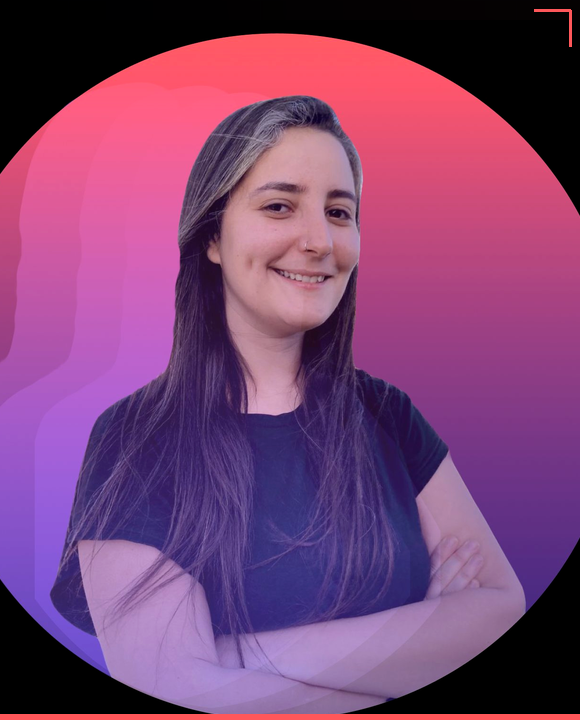
#> input picture assets/khadija.png, 580 x 720 px
$ python thumbnail_gen.py
#> lines starting #> are read from the running program, lines starting #| are printed output that depends on the picture
"""Thumbnail PNG generator — viral YouTube style inspired by swipe file.

Reference patterns observed in the swipe file:
- Face dominant (centered or right-side, large)
- Huge bold text with thick black outline/stroke
- Accent color on key word (here: coral or violet)
- Hand-drawn-ish arrow curving toward the face or subject
- Optional number/stat card
- Gradient/vignette background (not flat)
"""
import math
from pathlib import Path
from PIL import Image, ImageDraw, ImageFont, ImageFilter

PRIMARY = (78, 51, 241)       # violet
SECONDARY = (255, 87, 90)     # coral
AUX1 = (146, 129, 253)
AUX2 = (248, 162, 182)
LIGHT = (255, 255, 255)
DARK = (14, 8, 32)
DARKER = (6, 3, 15)
YELLOW = (255, 232, 67)       # attention color used sparingly

W, H = 1280, 720
ASSETS_DIR = Path(__file__).parent / "assets"
PHOTO_PATH = ASSETS_DIR / "khadija.png"


def _font(size: int, weight="Bold") -> ImageFont.FreeTypeFont:
    candidates = [
        "/usr/share/fonts/truetype/dejavu/DejaVuSans-Bold.ttf",
        "/System/Library/Fonts/Supplemental/Arial Bold.ttf",
        "/usr/share/fonts/truetype/dejavu/DejaVuSans.ttf",
        "/System/Library/Fonts/Supplemental/Arial.ttf",
    ]
    for c in candidates:
        if Path(c).exists():
            return ImageFont.truetype(c, size)
    return ImageFont.load_default()


def _wrap(draw, text, font, max_w):
    words = text.split()
    lines = []
    cur = []
    for w in words:
        trial = " ".join(cur + [w])
        bb = draw.textbbox((0, 0), trial, font=font)
        if bb[2] - bb[0] <= max_w:
            cur.append(w)
        else:
            if cur:
                lines.append(" ".join(cur))
            cur = [w]
    if cur:
        lines.append(" ".join(cur))
    return lines


def _text_stroke(draw, xy, text, font, fill, stroke=(0, 0, 0), stroke_w=5):
    draw.text(xy, text, font=font, fill=fill, stroke_width=stroke_w, stroke_fill=stroke)


def _gradient_bg(size, top, bottom):
    img = Image.new("RGB", size, top)
    d = ImageDraw.Draw(img)
    for y in range(size[1]):
        t = y / max(size[1] - 1, 1)
        r = int(top[0] + (bottom[0] - top[0]) * t)
        g = int(top[1] + (bottom[1] - top[1]) * t)
        b = int(top[2] + (bottom[2] - top[2]) * t)
        d.line([(0, y), (size[0], y)], fill=(r, g, b))
    return img


def _draw_arrow(draw, start, end, color, width=8, arrow_size=28):
    """Draw a thick curved-ish arrow via line + arrow head."""
    x0, y0 = start
    x1, y1 = end
    # Line
    draw.line([start, end], fill=color, width=width)
    # Arrow head (triangle at end)
    dx, dy = x1 - x0, y1 - y0
    ang = math.atan2(dy, dx)
    left = (x1 - arrow_size * math.cos(ang - math.radians(30)),
            y1 - arrow_size * math.sin(ang - math.radians(30)))
    right = (x1 - arrow_size * math.cos(ang + math.radians(30)),
             y1 - arrow_size * math.sin(ang + math.radians(30)))
    draw.polygon([left, (x1, y1), right], fill=color)


def _vignette(img):
    """Apply a dark vignette at edges for drama."""
    w, h = img.size
    mask = Image.new("L", (w, h), 0)
    d = ImageDraw.Draw(mask)
    # Bright center, dark edges
    for i in range(0, min(w, h) // 2, 10):
        alpha = int(255 * (i / (min(w, h) / 2)))
        d.rectangle([(i, i), (w - i, h - i)], outline=alpha)
    mask = mask.filter(ImageFilter.GaussianBlur(radius=80))
    dark = Image.new("RGB", (w, h), (0, 0, 0))
    return Image.composite(img, dark, mask)


def build_thumbnail(
    hook_line: str,
    accent_word: str = None,
    stat: str = None,
    stat_label: str = None,
    output_path: str = "/tmp/thumbnail.png",
):
    """Build a viral YT-style thumbnail.
    hook_line: punchy statement (e.g. "AI SDR IS DEAD")
    accent_word: word to color-accent (coral)
    stat: optional big number to show (e.g. "+58%")
    stat_label: label under the stat (e.g. "PIPELINE")
    """
#> called with hook_line = 'AI SDR is DEAD', accent_word = 'DEAD', stat = '+58%', stat_label = 'Pipeline', output_path = '/tmp/test_thumb.png'
    # Dramatic gradient background
    img = _gradient_bg((W, H), (30, 15, 70), DARK)

    # Subtle texture: diagonal light streaks
    overlay = Image.new("RGBA", (W, H), (0, 0, 0, 0))
#> overlay: PIL image 1280x720 RGBA; every value is 0
    od = ImageDraw.Draw(overlay)
    for i in range(0, W + H, 60):
        od.line([(i, 0), (i - H, H)], fill=(78, 51, 241, 20), width=30)
    img = Image.alpha_composite(img.convert("RGBA"), overlay).convert("RGB")

    # Vignette for drama
    img = _vignette(img)
#> in _vignette, `mask = Image.new("L", (w, h), 0)`: mask: PIL image 1280x720 L; every value is 0
#> in _vignette, `mask = mask.filter(ImageFilter.GaussianBlur(radius=80))`:
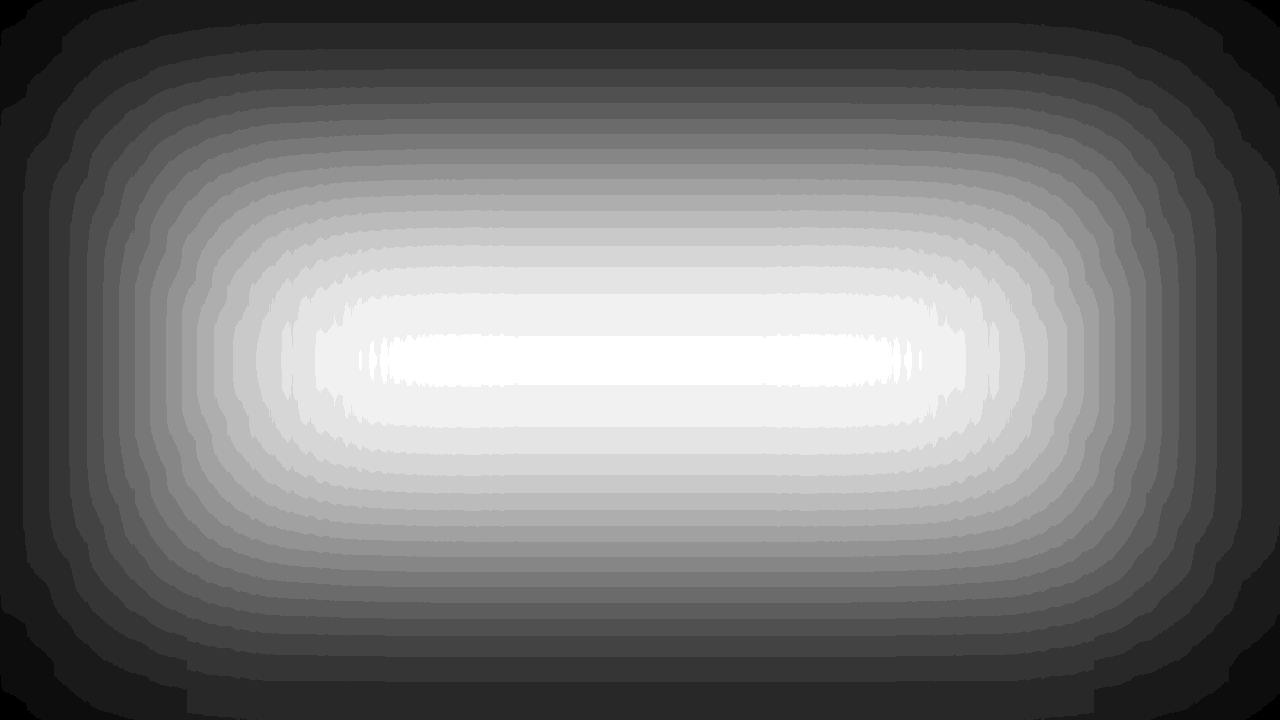
#> mask: PIL image 1280x720 L; min 1, max 20, mean 9.88; drawn with min black and max white
#> in _vignette, `dark = Image.new("RGB", (w, h), (0, 0, 0))`: dark: PIL image 1280x720 RGB; every value is 0
    draw = ImageDraw.Draw(img)

    # Photo: enlarged, right-center. Add soft glow behind.
    if PHOTO_PATH.exists():
        photo = Image.open(PHOTO_PATH).convert("RGBA")
        target_h = int(H * 1.05)
        ratio = target_h / photo.height
#> ratio = 1.05
        new_w = int(photo.width * ratio)
#> new_w = 609
        photo = photo.resize((new_w, target_h), Image.LANCZOS)
#> photo: PIL image 609x756 RGBA
        # Soft glow: blur + colored tint behind photo
        glow = Image.new("RGBA", (new_w + 80, target_h + 80), (78, 51, 241, 80))
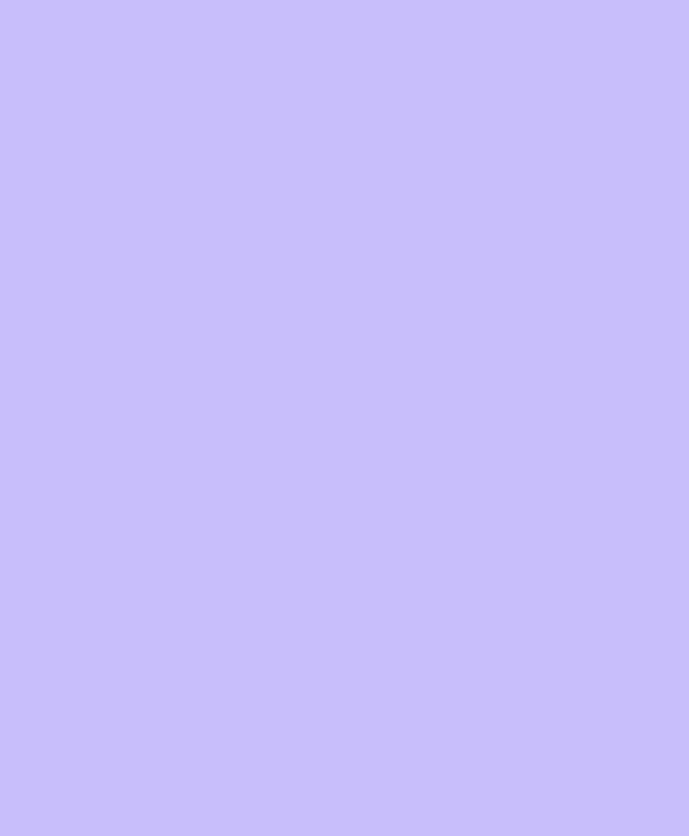
#> glow: PIL image 689x836 RGBA; mean R, G, B, A 78, 51, 241, 80; transparent parts drawn white
        glow = glow.filter(ImageFilter.GaussianBlur(40))
        glow_pos = (W - new_w - 20, H - target_h + 15)
#> glow_pos = (651, -21)
        img.paste(glow, (glow_pos[0] - 40, glow_pos[1] - 40), glow)
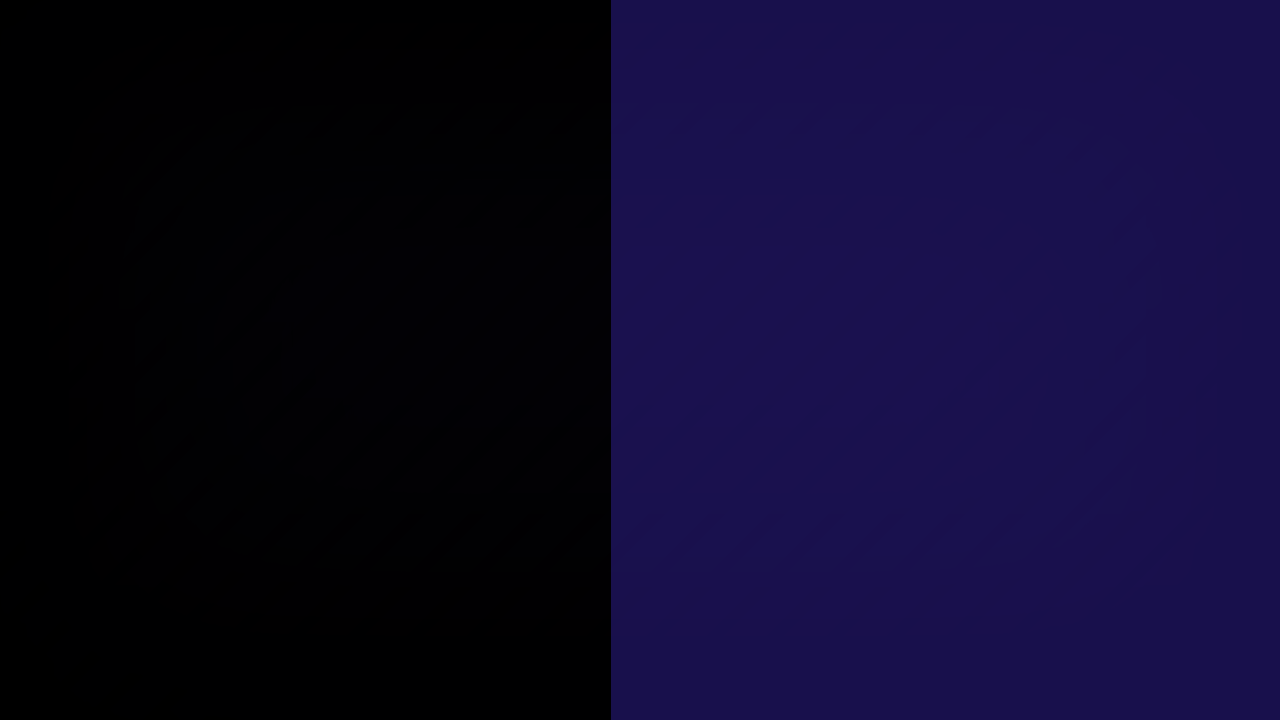
#> img: PIL image 1280x720 RGB; mean R, G, B 13.5, 8.8, 41.5
        img.paste(photo, glow_pos, photo if photo.mode == "RGBA" else None)
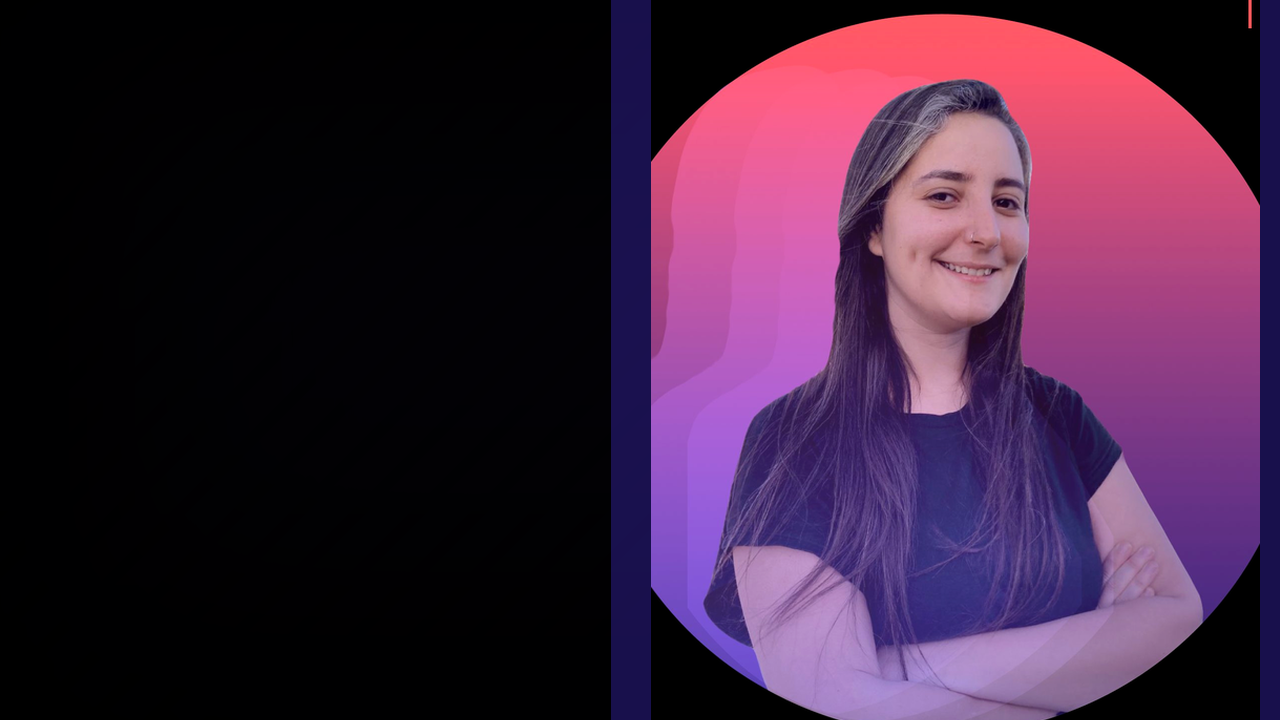
#> img: PIL image 1280x720 RGB; mean R, G, B 62.4, 33.7, 60.8

    draw = ImageDraw.Draw(img)  # re-bind after pasting

    # Hook text — big bold with thick black stroke
    max_text_w = int(W * 0.55)
    for size in [160, 140, 120, 100, 88]:
        f = _font(size, "Bold")
        lines = _wrap(draw, hook_line.upper(), f, max_text_w)
        if len(lines) <= 3:
            break
#> this loop made 1 pass
#> lines on pass 1: ['AI SDR', 'IS', 'DEAD']
    line_h = size + 16
#> line_h = 176
    total_h = len(lines) * line_h
#> total_h = 528
    start_y = max(80, (H - total_h) // 2 - 60)
#> start_y = 80

    for i, line in enumerate(lines):
        y = start_y + i * line_h
        # If the accent_word appears, split and color
        if accent_word and accent_word.upper() in line.upper():
            before, _, after = line.upper().partition(accent_word.upper())
            x = 60
            if before:
                _text_stroke(draw, (x, y), before, f, LIGHT, DARKER, stroke_w=6)
                bb = draw.textbbox((0, 0), before, font=f)
                x += bb[2] - bb[0]
            _text_stroke(draw, (x, y), accent_word.upper(), f, SECONDARY, DARKER, stroke_w=6)
            bb = draw.textbbox((0, 0), accent_word.upper(), font=f)
            x += bb[2] - bb[0]
            if after:
                _text_stroke(draw, (x, y), after, f, LIGHT, DARKER, stroke_w=6)
        else:
            _text_stroke(draw, (60, y), line, f, LIGHT, DARKER, stroke_w=6)
#> this loop made 3 passes
#> (line, y, before, after, x) on pass 3: ('DEAD', 432, '', '', 559)
#> (line, y) on passes 1 to 2: ('AI SDR', 80), ('IS', 256)

    # Optional stat card bottom-left (like "+165K followers")
    if stat:
        stat_f = _font(80, "Bold")
        lbl_f = _font(30, "Bold")
        pad = 24
        sx, sy = 60, H - 180
        # Draw coral card
        bb_stat = draw.textbbox((0, 0), stat, font=stat_f)
#> bb_stat = (0, 16, 259, 76)
        bb_lbl = draw.textbbox((0, 0), stat_label or "", font=lbl_f)
#> bb_lbl = (0, 5, 136, 34)
        card_w = max(bb_stat[2], bb_lbl[2]) + 2 * pad
#> card_w = 307
        card_h = (bb_stat[3] - bb_stat[1]) + (bb_lbl[3] - bb_lbl[1]) + 2 * pad + 10
#> card_h = 147
        draw.rounded_rectangle([(sx, sy), (sx + card_w, sy + card_h)], radius=14, fill=SECONDARY)
        _text_stroke(draw, (sx + pad, sy + pad - bb_stat[1]), stat, stat_f, LIGHT, DARKER, stroke_w=4)
        if stat_label:
            draw.text((sx + pad, sy + pad + (bb_stat[3] - bb_stat[1]) + 10 - bb_lbl[1]), stat_label.upper(), font=lbl_f, fill=LIGHT)

    # Curved-ish arrow from text toward photo for YT vibe
    _draw_arrow(draw, start=(600, 200), end=(820, 330), color=YELLOW, width=10, arrow_size=32)

    # Top-right violet L-bracket (brand accent)
    bw = 6
    L = 60
    draw.rectangle([(W - 40 - L, 40), (W - 40, 40 + bw)], fill=PRIMARY)
    draw.rectangle([(W - 40 - bw, 40), (W - 40, 40 + L)], fill=PRIMARY)

    # Bottom coral bar
    draw.rectangle([(0, H - 10), (W, H)], fill=SECONDARY)

    # Small KHADIJA handle bottom-right
    handle_f = _font(20, "Bold")
    draw.text((W - 240, H - 45), "KHADIJA KAMOUN", font=handle_f, fill=LIGHT)

    img.save(output_path, "PNG")
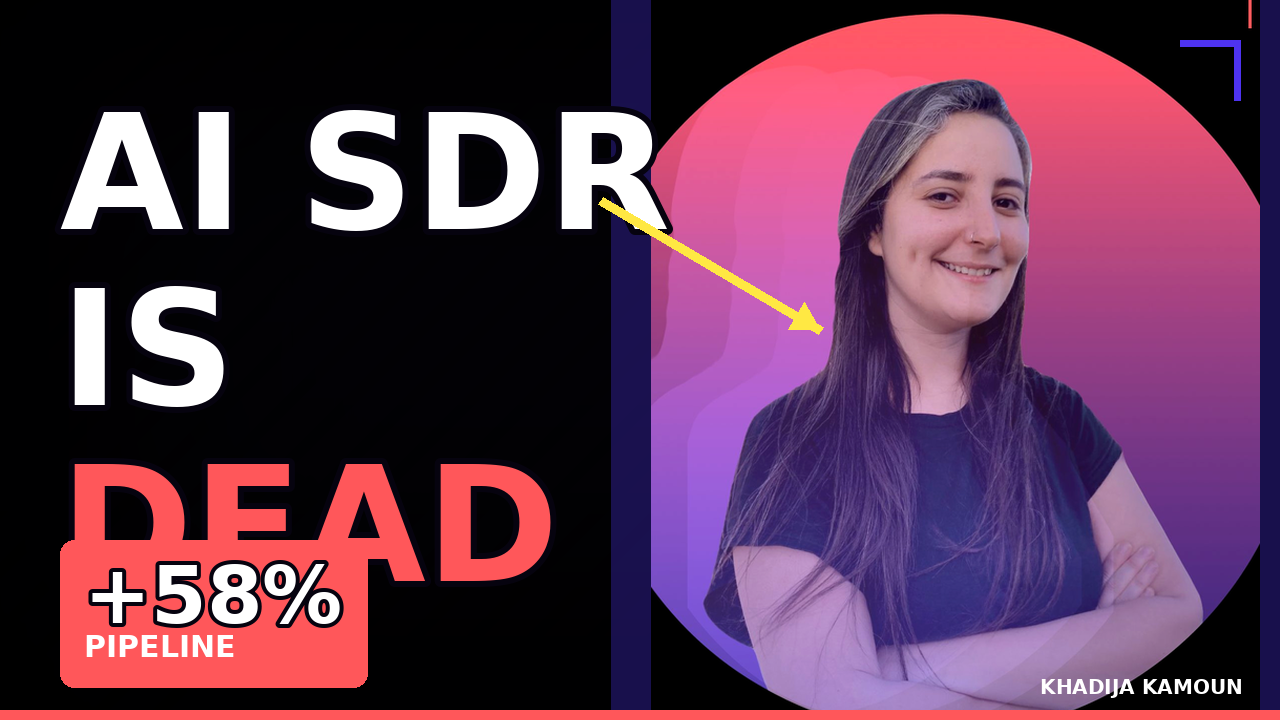
#> saved as test_thumb.png: PIL image 1280x720 RGB; mean R, G, B 96, 54.9, 81.4
    return output_path


if __name__ == "__main__":
    build_thumbnail(
        "AI SDR is DEAD",
        accent_word="DEAD",
        stat="+58%",
        stat_label="Pipeline",
        output_path="/tmp/test_thumb.png",
    )
    print("OK /tmp/test_thumb.png")

$ run again, with carousel_skill/assets/close-raw.png copied over assets/khadija.png
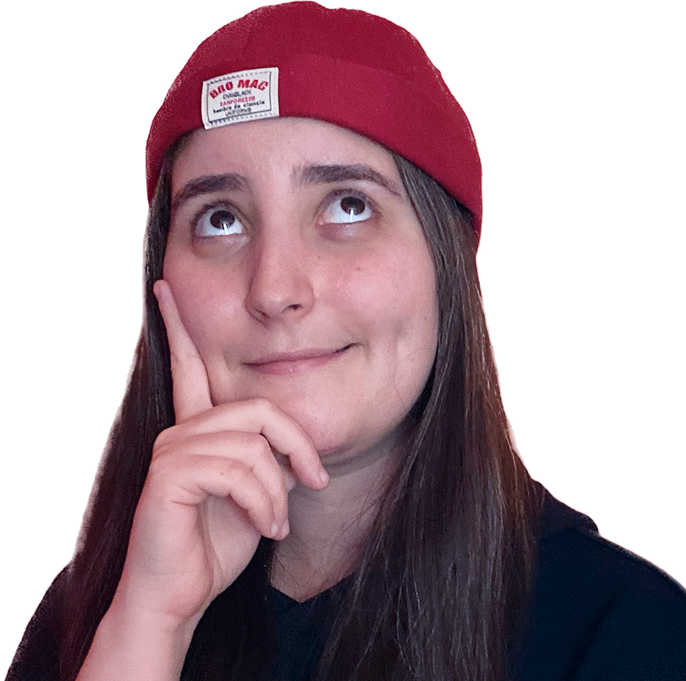
#> input picture carousel_skill/assets/close-raw.png, 686 x 681 px
#> overlay: PIL image 1280x720 RGBA; every value is 0
#> dark: PIL image 1280x720 RGB; every value is 0
#> in build_thumbnail, photo is the input picture: PIL image 686x681 RGBA; mean R, G, B, A 68.1, 45.9, 53.2, 148.9
#> photo: PIL image 761x756 RGBA
#> in build_thumbnail, `img.paste(photo, glow_pos, photo if photo.mode == "RGBA" else None)`:
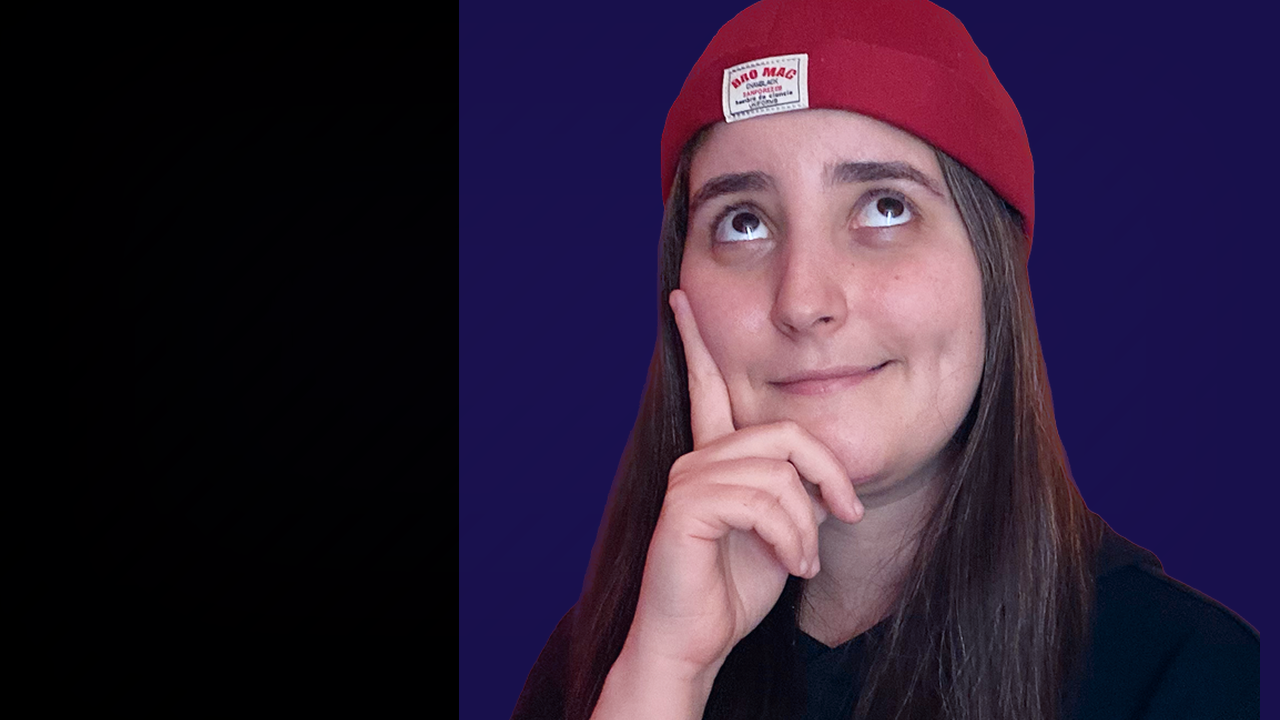
#> img: PIL image 1280x720 RGB; mean R, G, B 48.8, 32.8, 55.4
#> the loop in build_thumbnail, `for size in [160, 140, 120, 100, 88]:` made 1 pass
#> lines on pass 1: ['AI SDR', 'IS', 'DEAD']
#> line_h = 176
#> total_h = 528
#> start_y = 80
#> the loop in build_thumbnail, `for i, line in enumerate(lines):` made 3 passes
#> (line, y, before, after, x) on pass 3: ('DEAD', 432, '', '', 559)
#> bb_stat = (0, 16, 259, 76)
#> bb_lbl = (0, 5, 136, 34)
#> card_w = 307
#> card_h = 147
#> in build_thumbnail, `img.save(output_path, "PNG")`:
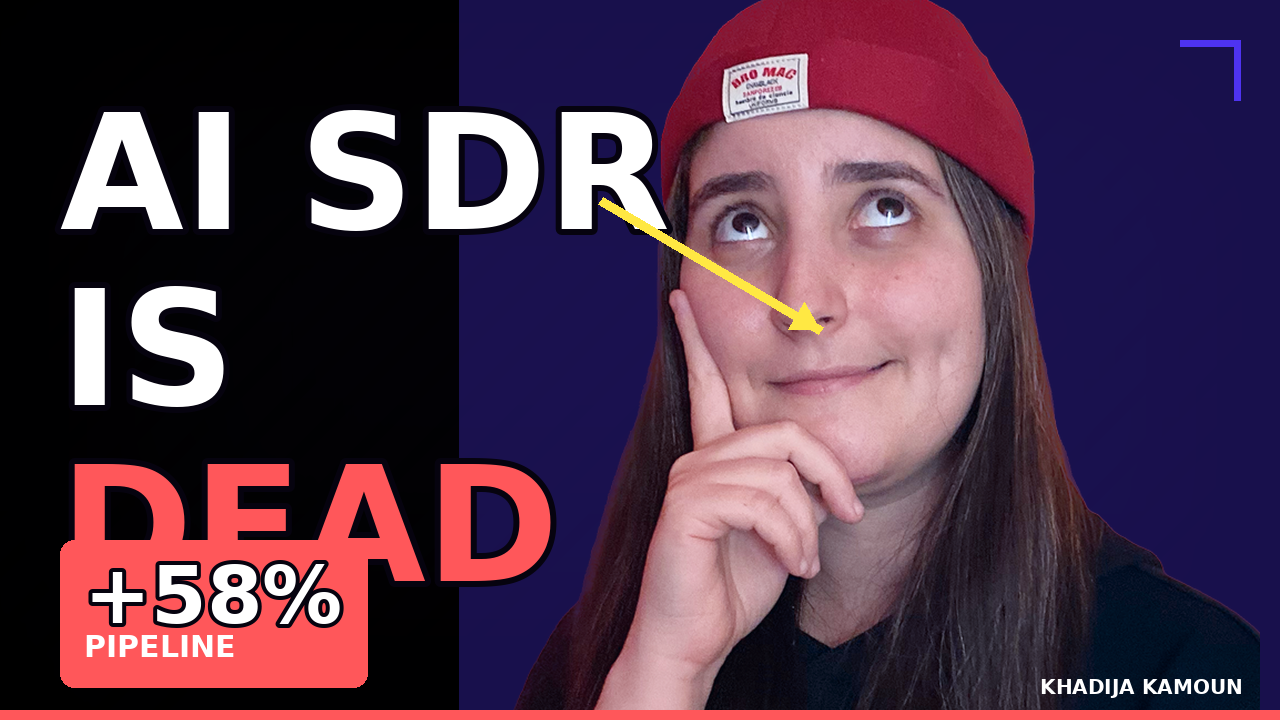
#> saved as test_thumb.png: PIL image 1280x720 RGB; mean R, G, B 81.9, 53.7, 74.4
